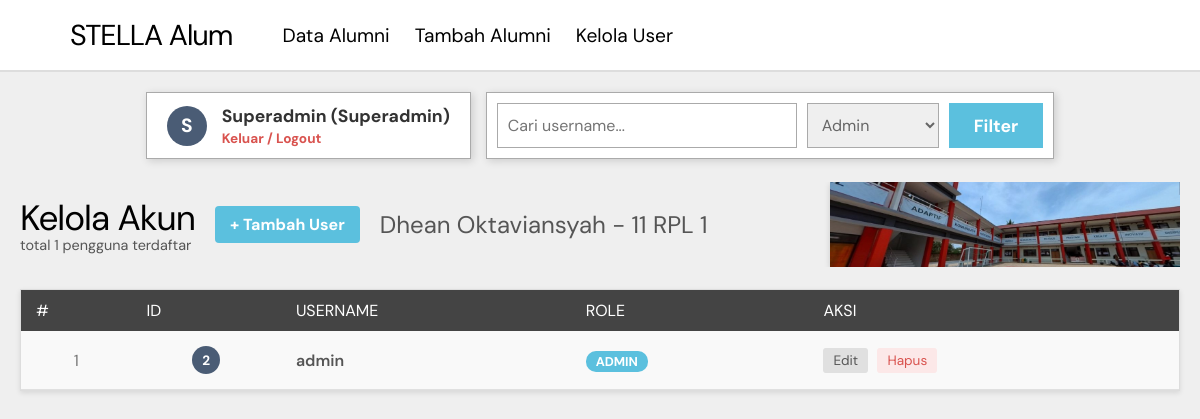
Screenshot of /users.php?role=admin (signed in) with the database file from the repository.
### tables this page shows
CREATE TABLE `users` (
  `user_id`  INT(11)     NOT NULL AUTO_INCREMENT,
  `username` VARCHAR(50) NOT NULL,
  `password` VARCHAR(255) NOT NULL,
  `role`     ENUM('user','admin','superadmin') NOT NULL DEFAULT 'user',
  PRIMARY KEY (`user_id`)
);

### users.php (the view, shortened to what this page needs)
<?php
require 'koneksi.php';
$search = trim($_GET['search'] ?? '');
$role   = trim($_GET['role']   ?? '');
$where  = [];
$params = [];
if ($role) {
    $where[]  = 'role = ?';
    $params[] = $role;
}
$sql = "SELECT * FROM users";
if ($where) {
    $sql .= " WHERE " . implode(' AND ', $where);
}
$sql .= " ORDER BY user_id ASC";
$stmt = $pdo->prepare($sql);
$stmt->execute($params);
$users = $stmt->fetchAll();
$total = count($users);
?>
<!DOCTYPE html>
<html lang="id">
<head>
    <link rel="stylesheet" href="style/dashboard.css?v=4">
</head>
<body>
    <nav class="navbar">
        <div class="nav-brand">
            <span class="brand-text">STELLA Alum</span>
        </div>
        <div class="nav-links">
            <a href="dashboard_admin.php" class="nav-link">Data Alumni</a>
            <a href="tambah.php" class="nav-link">Tambah Alumni</a>
            <a href="users.php" class="nav-link active">Kelola User</a>
        </div>
    </nav>
    <div class="controls-wrapper">
        <div class="user-profile">
            <div class="user-avatar">
                <?= strtoupper(substr($_SESSION['username'], 0, 1)) ?>
            </div>
            <div class="user-info">
                <span class="user-role"><?= ucfirst($_SESSION['username']) ?> (<?= ucfirst($_SESSION['role']) ?>)</span>
                <a href="logout.php" class="btn-logout-small">Keluar / Logout</a>
            </div>
        </div>
        <form method="GET" class="filter-box">
            <input type="text" name="search" placeholder="Cari username..." value="<?= htmlspecialchars($search) ?>" class="filter-input">
            <select name="role" class="filter-select">
                <option value="admin" <?= $role === 'admin' ? 'selected' : '' ?>>Admin</option>
            </select>
            <button type="submit" class="btn-filter">Filter</button>
        </form>
    </div>
    <main class="main-content">
        <div class="action-header">
            <div class="title-group">
                <h1 class="page-title">Kelola Akun</h1>
                <p class="page-subtitle">total <?= $total ?> pengguna terdaftar</p>
            </div>
            <div class="btn-group">
                <a href="tambah_user.php" class="btn-add">+ Tambah User</a>
            </div>
            <div class="copyright-group">
                <marquee behavior="scroll" direction="right" class="copy-text">
                    Dhean Oktaviansyah - 11 RPL 1
                </marquee>
                <img src="stella.jpeg" class="img-header-alumni" alt="Foto Sekolah">
            </div>
        </div>
        <div class="table-card">
            <?php if (empty($users)): ?>
                <div style="padding: 20px; text-align: center;">Data pengguna tidak ditemukan.</div>
            <?php else: ?>
                <table class="data-table">
                    <thead>
                        <tr>
                            <th>#</th>
                            <th>ID</th>
                            <th>USERNAME</th>
                            <th>ROLE</th>
                            <th>AKSI</th>
                        </tr>
                    </thead>
                    <tbody>
                        <?php foreach ($users as $i => $u): ?>
                            <tr>
                                <td style="text-align: center; color: #777;"><?= $i + 1 ?></td>
                                <td style="text-align: center;">
                                    <span class="badge-angkatan"><?= $u['user_id'] ?></span>
                                </td>
                                <td style="font-weight: 600; color: #555;"><?= htmlspecialchars($u['username']) ?></td>
                                <td>
                                    <?php
                                    $roleColor = match($u['role']) {
                                        'superadmin' => '#d9534f',
                                        'admin' => '#5bc0de',
                                        default => '#777'
                                    };
                                    ?>
                                    <span style="color: white; background: <?= $roleColor ?>; padding: 2px 10px; border-radius: 10px; font-size: 0.8rem; font-weight: bold;">
                                        <?= strtoupper($u['role']) ?>
                                    </span>
                                </td>
                                <td>
                                    <?php if ($u['username'] !== $_SESSION['username']): ?>
                                        <a href="edit_user.php?id=<?= $u['user_id'] ?>" class="btn-edit">Edit</a>
                                        <form method="POST" action="delete_user.php" style="display:inline;" onsubmit="return confirm('Hapus user ini?')">
                                            <button type="submit" class="btn-delete">Hapus</button>
                                        </form>
                                    <?php else: ?>
                                        <span style="font-size: 0.8rem; color: #aaa; font-style: italic;">— Akun Anda</span>
                                    <?php endif; ?>
                                </td>
                            </tr>
                        <?php endforeach; ?>
                    </tbody>
                </table>
            <?php endif; ?>
        </div>
    </main>
</body>
</html>

### style/dashboard.css (style rules this page uses)
* { margin: 0; padding: 0; box-sizing: border-box; font-family: 'DM Sans', sans-serif; }
body { background-color: #efefef; color: #333; }
.navbar { background: #fff; display: flex; justify-content: space-between; align-items: center; padding: 15px 5%; border-bottom: 2px solid #ddd; }
.nav-brand { display: flex; align-items: center; gap: 10px; }
.brand-text { font-size: 1.8rem; font-weight: normal; color: #000; letter-spacing: -1px; }
.nav-links { display: flex; gap: 25px; margin-right: auto; margin-left: 50px; }
.nav-link { text-decoration: none; color: #000; font-size: 1.2rem; }
.controls-wrapper { display: flex; justify-content: center; align-items: stretch; gap: 15px; margin: 20px 0; }
.user-profile { background: #fff; padding: 10px 20px; display: flex; align-items: center; gap: 15px; border: 1px solid #aaa; box-shadow: 2px 2px 8px rgba(0,0,0,0.15); }
.user-avatar { background: #4a5c75; color: white; width: 40px; height: 40px; display: flex; justify-content: center; align-items: center; border-radius: 50%; font-size: 1.2rem; font-weight: bold; }
.user-info { display: flex; flex-direction: column; }
.user-role { font-weight: bold; font-size: 1.1rem; color: #333; text-transform: capitalize; }
.btn-logout-small { color: #d9534f; text-decoration: none; font-size: 0.85rem; font-weight: bold; margin-top: 3px; }
.filter-box { background: #fff; padding: 10px; display: flex; gap: 10px; border: 1px solid #aaa; box-shadow: 2px 2px 8px rgba(0,0,0,0.15); }
.filter-input { width: 300px; padding: 10px; border: 1px solid #aaa; font-size: 1rem; }
.filter-select { padding: 10px; border: 1px solid #aaa; color: #666; font-size: 1rem; }
.btn-filter { background: #5bc0de; color: white; border: none; padding: 0 25px; font-size: 1.1rem; font-weight: bold; cursor: pointer; transition: 0.2s; }
.main-content { max-width: 1200px; margin: 0 auto; padding: 0 20px 40px; }
.action-header { display: flex !important; align-items: center !important; justify-content: space-between !important; gap: 20px !important; margin-bottom: 20px !important; height: 95px !important; width: 100% !important; }
.title-group { display: flex; flex-direction: column; flex-shrink: 0 !important; }
.page-title { font-size: 2.2rem; font-weight: normal; letter-spacing: -1px; margin-bottom: -5px; color: #000; }
.page-subtitle { font-size: 0.9rem; color: #555; }
.btn-group { display: flex; flex-direction: column; gap: 5px; flex-shrink: 0 !important; }
.btn-add { background: #5bc0de; color: white; text-decoration: none; padding: 8px 15px; font-weight: bold; font-size: 1rem; display: inline-block; transition: 0.2s; border-radius: 4px; text-align: center; }
.action-header > div:nth-of-type(3) { flex-grow: 1 !important; min-width: 100px !important; display: flex !important; align-items: center !important; overflow: hidden !important; }
.copy-text { display: block !important; width: 100% !important; font-size: 1.5rem; color: #555 !important; font-weight: normal; }
.img-header-alumni { height: 95px !important; width: 350px !important; object-fit: cover !important; border-radius: 6px !important; box-shadow: 0 2px 6px rgba(0,0,0,0.1); flex-shrink: 0 !important; display: block !important; }
.table-card { background: #fff; box-shadow: 0 2px 5px rgba(0,0,0,0.1); border: 1px solid #ddd; }
.data-table { width: 100%; border-collapse: collapse; }
.data-table thead th { background: #444; color: #fff; text-align: left; padding: 10px 15px; font-weight: normal; }
.data-table tbody td { padding: 15px; border-bottom: 1px solid #e0e0e0; background: #f9f9f9; }
.badge-angkatan { background: #4a5c75; color: white; width: 28px; height: 28px; display: inline-flex; align-items: center; justify-content: center; border-radius: 50%; font-size: 0.85rem; font-weight: bold; }
.btn-edit { background: #e0e0e0; color: #555; text-decoration: none; padding: 4px 10px; border-radius: 3px; font-size: 0.85rem; margin-right: 5px; display: inline-block; }
.btn-delete { background: #fce8e8; color: #d9534f; border: none; padding: 4px 10px; border-radius: 3px; font-size: 0.85rem; cursor: pointer; }

### rows the page displays
users: user_id "2", username "admin", role "ADMIN"

### other values shown
substr($_SESSION['username'], 0, 1) "S"
$_SESSION['username'] "Superadmin"
$_SESSION['role'] "Superadmin"
$total "1"
